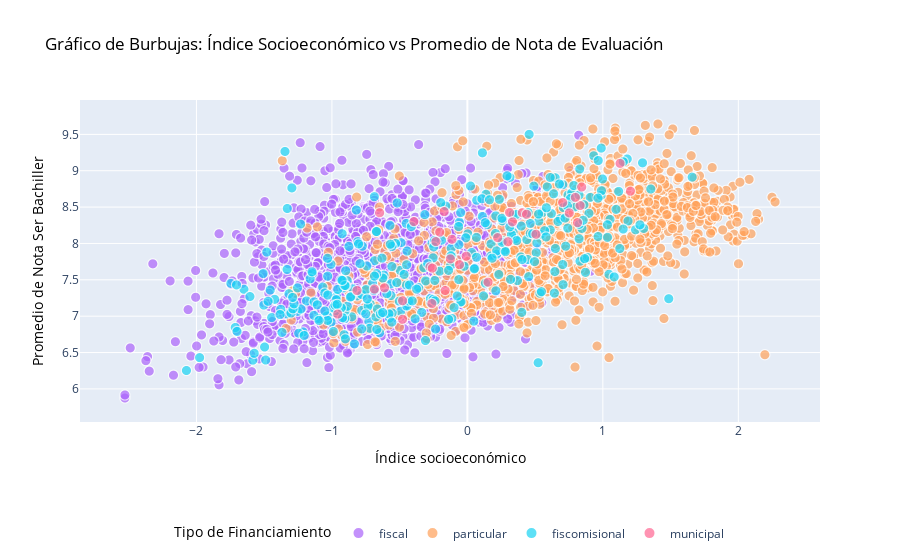

The notebook cell this image was saved under:
### Code cell
import plotly.express as px

colores = {'Público':'darkorchid','Privado':'darksalmon','Mixto':'dimgray'}

df_notas['id_inst'] = 1

# Crear un gráfico de burbujas
fig = px.scatter(df_notas, x='isec', y='inev',
                 size='id_inst', size_max=10,
                 color='sostenimiento',color_discrete_map=colores,
                 text='id_inst', 
                 title='Gráfico de Burbujas: Índice Socioeconómico vs Promedio de Nota de Evaluación',
                 labels={'nota_inev': 'Promedio de Nota Ser Bachiller',
                         'isec': 'Índice socioeconómico',
                         'id_inst': 'Instituciones'})

# Actualizar la apariencia de las etiquetas
fig.update_traces(textposition='middle center')

# Actualizar la apariencia del gráfico
fig.update_layout(
    title=dict(text='Gráfico de Burbujas: Índice Socioeconómico vs Promedio de Nota de Evaluación', font=dict(color='black')),
    xaxis=dict(title=dict(text='Índice socioeconómico', font=dict(color='black'))),
    yaxis=dict(title=dict(text='Promedio de Nota Ser Bachiller', font=dict(color='black'))),
    legend_title=dict(text='Tipo de Financiamiento', font=dict(color='black')),
    legend=dict(
        orientation="h",  # Orientación horizontal
        yanchor="top",  # Anclaje en la parte superior de la leyenda
        y=-0.3,  # Desplazamiento vertical (ajustado para evitar superposición)
        xanchor="center",  # Anclaje horizontal en el centro
        x=0.5  # Desplazamiento horizontal
    ),
    margin=dict(b=100)  # Margen inferior ajustado para evitar superposición
)

# Mostrar el gráfico
fig.show()

### Figure 1 — Plotly figure (JSON) as saved in the notebook; plotly's stock layout.template omitted (floating-point values rounded to 4 significant figures; data arrays with more than 128 entries replaced by an {"elided": "..."} marker saying what was removed)
{"data": [{"hovertemplate": "sostenimiento=fiscal<br>Índice socioeconómico=%{x}<br>inev=%{y}<br>Instituciones=%{text}<extra></extra>", "legendgroup": "fiscal", "marker": {"color": "#ab63fa", "size": {"elided": "2154 int values"}, "sizemode": "area", "sizeref": 0.01, "symbol": "circle"}, "mode": "markers+text", "name": "fiscal", "showlegend": true, "text": {"elided": "2154 int values"}, "textposition": "middle center", "type": "scattergl", "x": {"elided": "2154 float values"}, "xaxis": "x", "y": {"elided": "2154 float values"}, "yaxis": "y"}, {"hovertemplate": "sostenimiento=particular<br>Índice socioeconómico=%{x}<br>inev=%{y}<br>Instituciones=%{text}<extra></extra>", "legendgroup": "particular", "marker": {"color": "#FFA15A", "size": {"elided": "1132 int values"}, "sizemode": "area", "sizeref": 0.01, "symbol": "circle"}, "mode": "markers+text", "name": "particular", "showlegend": true, "text": {"elided": "1132 int values"}, "textposition": "middle center", "type": "scattergl", "x": {"elided": "1132 float values"}, "xaxis": "x", "y": {"elided": "1132 float values"}, "yaxis": "y"}, {"hovertemplate": "sostenimiento=fiscomisional<br>Índice socioeconómico=%{x}<br>inev=%{y}<br>Instituciones=%{text}<extra></extra>", "legendgroup": "fiscomisional", "marker": {"color": "#19d3f3", "size": {"elided": "330 int values"}, "sizemode": "area", "sizeref": 0.01, "symbol": "circle"}, "mode": "markers+text", "name": "fiscomisional", "showlegend": true, "text": {"elided": "330 int values"}, "textposition": "middle center", "type": "scattergl", "x": {"elided": "330 float values"}, "xaxis": "x", "y": {"elided": "330 float values"}, "yaxis": "y"}, {"hovertemplate": "sostenimiento=municipal<br>Índice socioeconómico=%{x}<br>inev=%{y}<br>Instituciones=%{text}<extra></extra>", "legendgroup": "municipal", "marker": {"color": "#FF6692", "size": [1, 1, 1, 1, 1, 1, 1, 1, 1, 1, 1, 1, 1, 1, 1, 1, 1, 1, 1, 1, 1, 1, 1, 1, 1, 1, 1, 1, 1, 1, 1, 1, 1, 1, 1], "sizemode": "area", "sizeref": 0.01, "symbol": "circle"}, "mode": "markers+text", "name": "municipal", "showlegend": true, "text": [1, 1, 1, 1, 1, 1, 1, 1, 1, 1, 1, 1, 1, 1, 1, 1, 1, 1, 1, 1, 1, 1, 1, 1, 1, 1, 1, 1, 1, 1, 1, 1, 1, 1, 1], "textposition": "middle center", "type": "scattergl", "x": [-0.9571, -0.6476, -0.1639, -0.8145, -0.6863, 0.8129, -0.1719, 0.1527, -0.4783, -0.3944, -0.6121, 1.127, -0.2043, -0.05874, 0.7524, 0.844, -0.2754, 1.204, -0.2589, -0.2325, 0.3114, 0.4057, 0.8325, 0.333, 0.4368, 0.7973, 0.2235, -0.1256, -0.1138, 0.2991, 0.7035, 0.5065, -0.008469, -0.4784, -0.2626], "xaxis": "x", "y": [7.03, 8.422, 7.353, 7.353, 7.372, 8.286, 8.439, 7.467, 7.212, 8.301, 7.391, 9.101, 8.156, 7.708, 8.42, 8.776, 7.677, 8.719, 7.661, 8.026, 8.425, 8.422, 8.521, 8.298, 8.402, 8.633, 8.08, 7.788, 8.057, 8.024, 8.563, 8.127, 7.825, 6.957, 7.174], "yaxis": "y"}], "layout": {"legend": {"itemsizing": "constant", "orientation": "h", "title": {"font": {"color": "black"}, "text": "Tipo de Financiamiento"}, "tracegroupgap": 0, "x": 0.5, "xanchor": "center", "y": -0.3, "yanchor": "top"}, "margin": {"b": 100}, "title": {"font": {"color": "black"}, "text": "Gráfico de Burbujas: Índice Socioeconómico vs Promedio de Nota de Evaluación"}, "xaxis": {"anchor": "y", "domain": [0, 1], "title": {"font": {"color": "black"}, "text": "Índice socioeconómico"}}, "yaxis": {"anchor": "x", "domain": [0, 1], "title": {"font": {"color": "black"}, "text": "Promedio de Nota Ser Bachiller"}}}}
